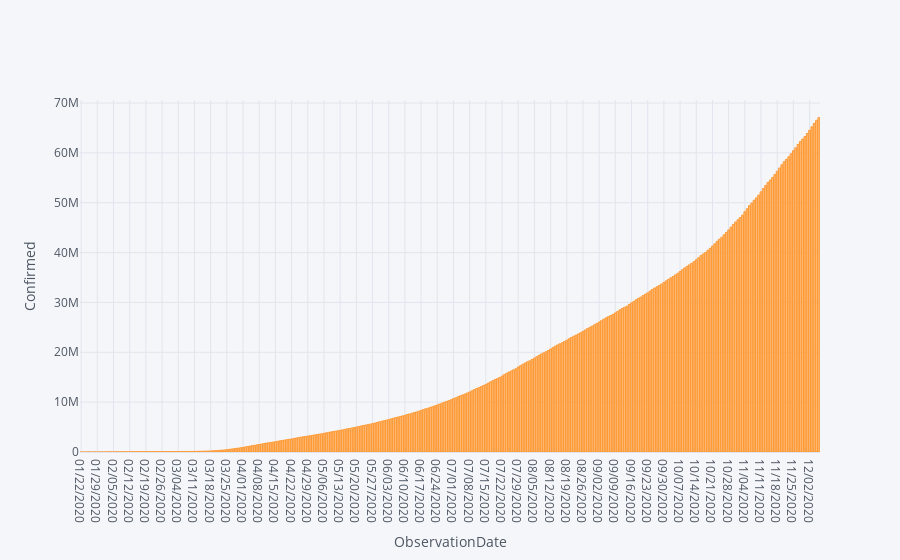

The code cell stored with this chart in its notebook:
### Code cell
confirmed.iplot(kind='bar',x='ObservationDate',y='Confirmed',xTitle='ObservationDate',yTitle="Confirmed")

### Figure 1 — Plotly figure (JSON) as saved in the notebook; plotly's stock layout.template omitted (floating-point values rounded to 4 significant figures; data arrays with more than 128 entries replaced by an {"elided": "..."} marker saying what was removed)
{"data": [{"marker": {"color": "rgba(255, 153, 51, 0.6)", "line": {"color": "rgba(255, 153, 51, 1.0)", "width": 1}}, "name": "Confirmed", "orientation": "v", "text": "", "x": {"elided": "320 str values"}, "y": {"elided": "320 int values"}, "type": "bar"}], "layout": {"legend": {"bgcolor": "#F5F6F9", "font": {"color": "#4D5663"}}, "paper_bgcolor": "#F5F6F9", "plot_bgcolor": "#F5F6F9", "title": {"font": {"color": "#4D5663"}}, "xaxis": {"gridcolor": "#E1E5ED", "showgrid": true, "tickfont": {"color": "#4D5663"}, "title": {"font": {"color": "#4D5663"}, "text": "ObservationDate"}, "zerolinecolor": "#E1E5ED"}, "yaxis": {"gridcolor": "#E1E5ED", "showgrid": true, "tickfont": {"color": "#4D5663"}, "title": {"font": {"color": "#4D5663"}, "text": "Confirmed"}, "zerolinecolor": "#E1E5ED"}}}
